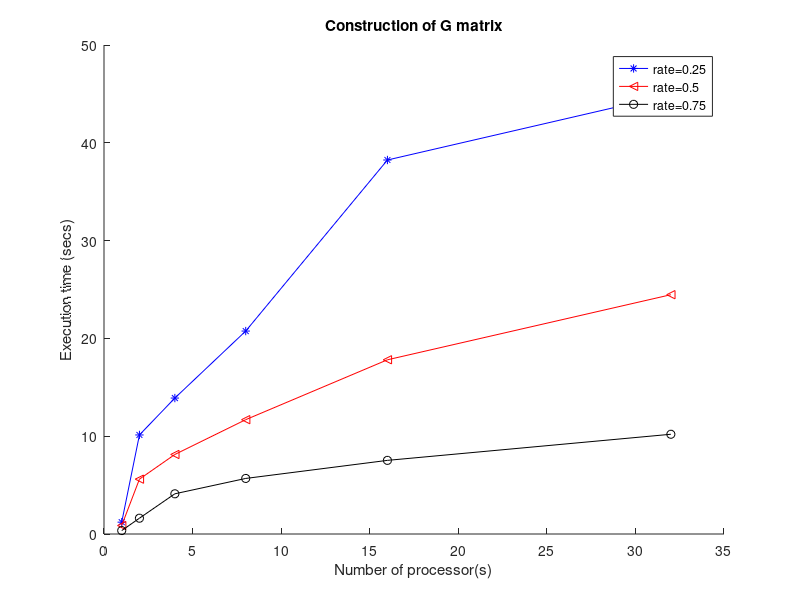
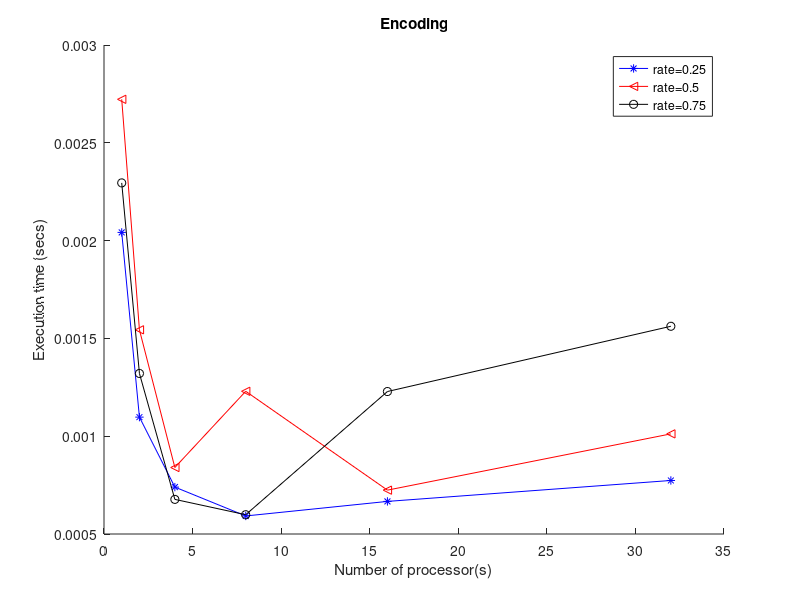
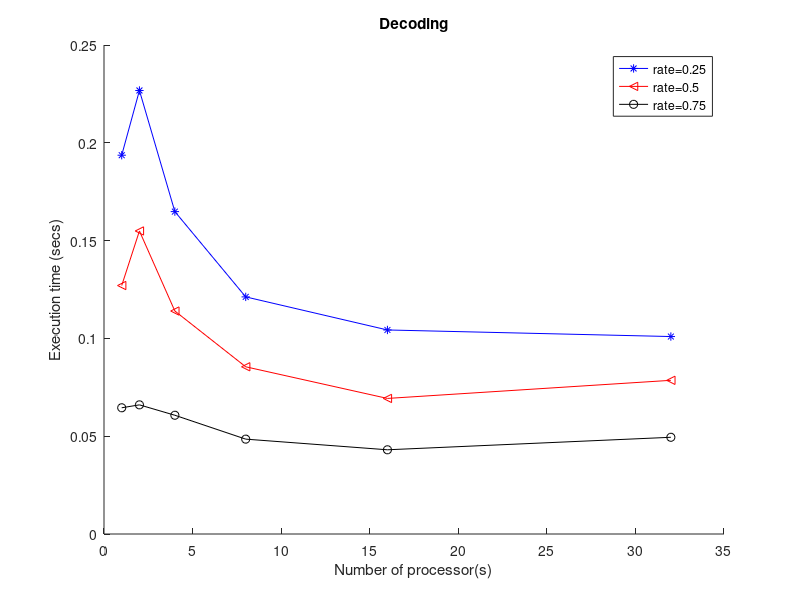
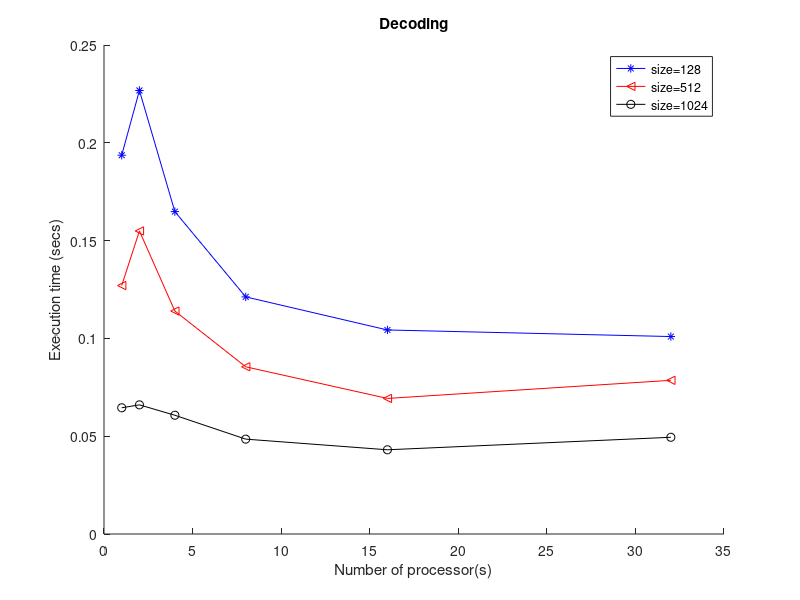

The MATLAB script that drew these images, in order:
clc;
clear all;
close all;

exec_time_rate = [1.21034	0.0020419	0.193653
10.1279	0.00109751	0.226749
13.9003	0.000739846	0.164823
20.7505	0.000592248	0.121223
38.2415	0.00066665	0.104314
44.943	0.000773664	0.100951
		
0.865256	0.00272235	0.127035
5.60817	0.00154382	0.154927
8.13247	0.000839983	0.114
11.6899	0.00122964	0.0854854
17.813	0.000724259	0.0693101
24.4676	0.00101188	0.0785712
		
0.350628	0.00229502	0.0645342
1.6148	0.00132082	0.0660303
4.11123	0.00067701	0.0607128
5.68162	0.000598624	0.0485018
7.52898	0.0012284	0.0430561
10.1986	0.00156201	0.0494491
];

exec_time_size = [1.21034	0.0020419	0.193653
10.1279	0.00109751	0.226749
13.9003	0.000739846	0.164823
20.7505	0.000592248	0.121223
38.2415	0.00066665	0.104314
44.943	0.000773664	0.100951
		
0.865256	0.00272235	0.127035
5.60817	0.00154382	0.154927
8.13247	0.000839983	0.114
11.6899	0.000805	0.0854854
17.813	0.000724259	0.0693101
24.4676	0.00101188	0.0785712
		
0.350628	0.00229502	0.0645342
1.6148	0.00132082	0.0660303
4.11123	0.00067701	0.0607128
5.68162	0.000598624	0.0485018
7.52898	0.0012284	0.0430561
10.1986	0.00156201	0.0494491
];

rates = [0.25;0.5;0.75];
procs = [1;2;4;8;16;32];
figure; hold on;
plot(procs, exec_time_rate(1:6,1), 'b-*');
plot(procs, exec_time_rate(7:12,1), 'r-<');
plot(procs, exec_time_rate(13:18,1), 'k-o');
legend('rate=0.25','rate=0.5','rate=0.75');
xlabel('Number of processor(s)');
ylabel('Execution time (secs)');
title('Construction of G matrix');

%Encoding
figure; hold on;
plot(procs, exec_time_rate(1:6,2), 'b-*');
plot(procs, exec_time_rate(7:12,2), 'r-<');
plot(procs, exec_time_rate(13:18,2), 'k-o');
legend('rate=0.25','rate=0.5','rate=0.75');
xlabel('Number of processor(s)');
ylabel('Execution time (secs)');
title('Encoding');

%Decoding
figure; hold on;
plot(procs, exec_time_rate(1:6,3), 'b-*');
plot(procs, exec_time_rate(7:12,3), 'r-<');
plot(procs, exec_time_rate(13:18,3), 'k-o');
legend('rate=0.25','rate=0.5','rate=0.75');
xlabel('Number of processor(s)');
ylabel('Execution time (secs)');
title('Decoding');

%plots for matrix size
figure; hold on;
plot(procs, exec_time_size(1:6,3), 'b-*');
plot(procs, exec_time_size(7:12,3), 'r-<');
plot(procs, exec_time_size(13:18,3), 'k-o');
legend('size=128','size=512','size=1024');
xlabel('Number of processor(s)');
ylabel('Execution time (secs)');
title('Decoding');

%construction
figure; hold on;
plot(procs, exec_time_size(1:6,1), 'b-*');
plot(procs, exec_time_size(7:12,1), 'r-<');
plot(procs, exec_time_size(13:18,1), 'k-o');
legend('size=128','size=512','size=1024');
xlabel('Number of processor(s)');
ylabel('Execution time (secs)');
title('Construction of G mat');

%encoding
figure; hold on;
plot(procs, exec_time_size(1:6,2), 'b-*');
plot(procs, exec_time_size(7:12,2), 'r-<');
plot(procs, exec_time_size(13:18,2), 'k-o');
legend('size=128','size=512','size=1024');
xlabel('Number of processor(s)');
ylabel('Execution time (secs)');
title('Encoding');